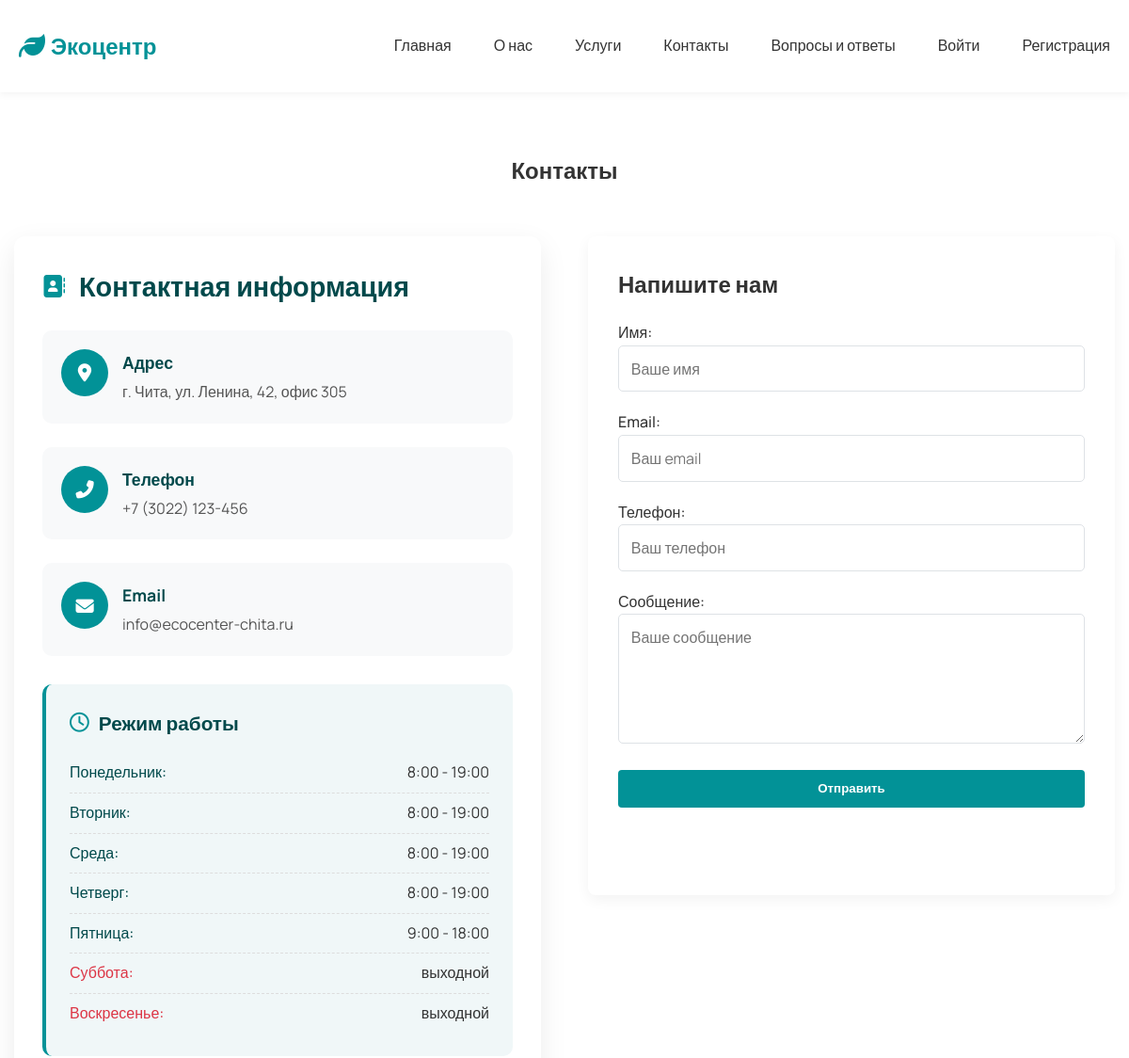
The app's page /contact/ (upper part), older data.
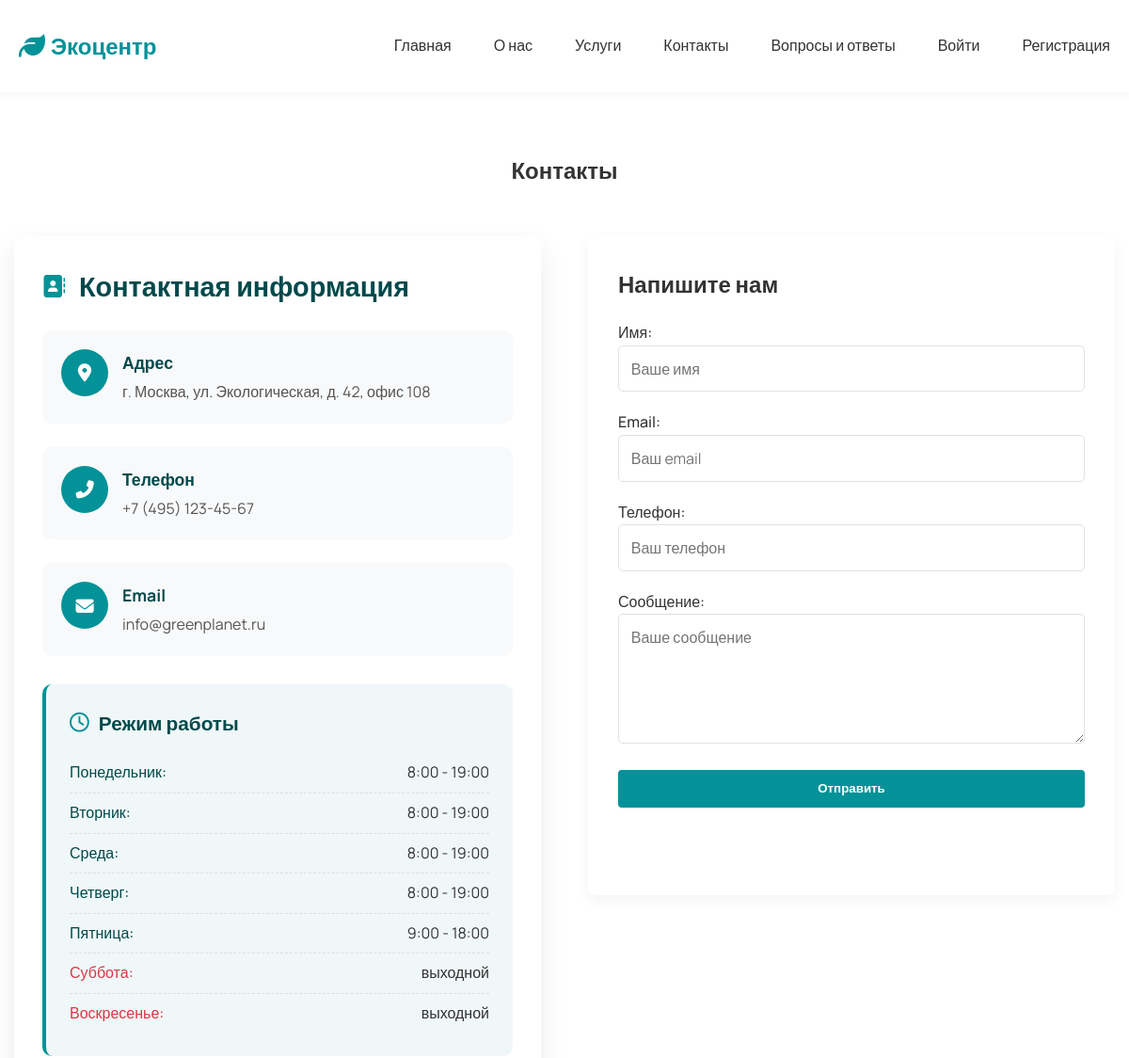
The same page, newer data.
### core/models.py (models this page shows, shortened)
class SiteSetting(models.Model):
    name = models.CharField(max_length=100)
    logo = models.ImageField(upload_to='site/')
    phone = models.CharField(max_length=20)
    email = models.EmailField()
    address = models.TextField()
    about = models.TextField()
    mission = models.TextField()
    facebook = models.URLField(blank=True, null=True)
    instagram = models.URLField(blank=True, null=True)
    twitter = models.URLField(blank=True, null=True)

### core/views.py (the view)
# urls.py: path('contact/', views.contact, name='contact'),
def contact(request):
    if request.method == 'POST':
        form = ContactForm(request.POST)
        if form.is_valid():
            message = form.save(commit=False)
            if request.user.is_authenticated:
                message.user = request.user
            message.save()
            messages.success(request, 'Ваше сообщение отправлено! Ответ появится на странице вопросов-ответов.')
            return redirect('faq')
    else:
        form = ContactForm()
    return render(request, 'core/contact.html', {'form': form})

### core/forms.py
class ContactForm(forms.ModelForm):
    class Meta:
        model = ContactMessage
        fields = ['name', 'email', 'phone', 'message']
        widgets = {
            'name': forms.TextInput(attrs={'class': 'form-control', 'placeholder': 'Ваше имя'}),
            'email': forms.EmailInput(attrs={'class': 'form-control', 'placeholder': 'Ваш email'}),
            'phone': forms.TextInput(attrs={'class': 'form-control', 'placeholder': 'Ваш телефон'}),
            'message': forms.Textarea(attrs={'class': 'form-control', 'placeholder': 'Ваше сообщение', 'rows': 5}),
        }

### core/context_processors.py (called while the page is built)
def site_settings(request):
    settings = SiteSetting.objects.first()
    return {'settings': settings}

### templates/core/contact.html (shortened to what this page needs)
{% extends 'base.html' %}
{% load static %}
{% block content %}
<section class="contact">
    <div class="container">
        <h1>Контакты</h1>
        <div class="contact-content">
<div class="contact-info animated-block">
    <h2 class="section-title"><i class="fas fa-address-book"></i> Контактная информация</h2>
    <div class="contact-card">
        <div class="contact-item">
            <div class="contact-icon">
                <i class="fas fa-map-marker-alt"></i>
            </div>
            <div class="contact-text">
                <h3>Адрес</h3>
                <p>{{ settings.address }}</p>
            </div>
        </div>
        <div class="contact-item">
            <div class="contact-icon">
                <i class="fas fa-phone-alt"></i>
            </div>
            <div class="contact-text">
                <h3>Телефон</h3>
                <p><a href="tel:{{ settings.phone|cut:' ' }}">{{ settings.phone }}</a></p>
            </div>
        </div>
        <div class="contact-item">
            <div class="contact-icon">
                <i class="fas fa-envelope"></i>
            </div>
            <div class="contact-text">
                <h3>Email</h3>
                <p><a href="mailto:{{ settings.email }}">{{ settings.email }}</a></p>
            </div>
        </div>
    </div>
    <div class="schedule-card">
        <h3 class="schedule-title"><i class="far fa-clock"></i> Режим работы</h3>
        <ul class="schedule-list" style="justify-content: space-between">
            <li><span>Понедельник:</span> 8:00 - 19:00</li>
            <li><span>Вторник:</span> 8:00 - 19:00</li>
            <li><span>Среда:</span> 8:00 - 19:00</li>
            <li><span>Четверг:</span> 8:00 - 19:00</li>
            <li><span>Пятница:</span> 9:00 - 18:00</li>
            <li class="weekend"><span>Суббота:</span> выходной</li>
            <li class="weekend"><span>Воскресенье:</span> выходной</li>
        </ul>
    </div>
</div>
            <div class="contact-form">
                <h2>Напишите нам</h2>
                <form method="post">
                    {{ form.as_p }}
                    <button type="submit" class="btn">Отправить</button>
                </form>
            </div>
        </div>
    </div>
</section>
{% endblock %}

Row changes from the older to the newer data that the page shows:
changed SiteSetting: address "г. Чита, ул. Ленина, 42, офис 305" → "г. Москва, ул. Экологическая, д. 42, офис 108"; phone "+7 (3022) 123-456" → "+7 (495) 123-45-67"; email "info@ecocenter-chita.ru" → "info@greenplanet.ru"
